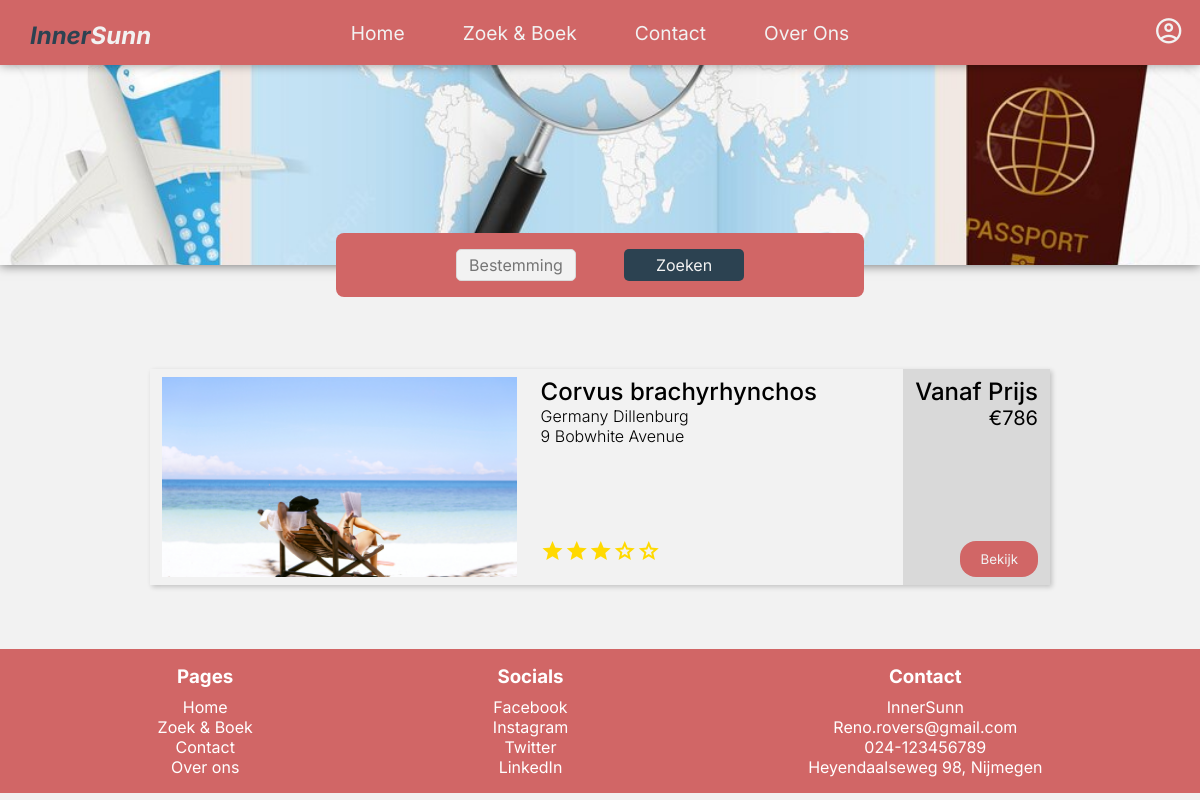
Page /pages/search.php?destination=Germany on the committed database.
### tables this page shows
CREATE TABLE IF NOT EXISTS ACCOMMODATIONS (
	id INT NOT NULL AUTO_INCREMENT,
    name VARCHAR(255) NOT NULL,
    country VARCHAR(255) NOT NULL,
    city VARCHAR(255) NOT NULL,
    address VARCHAR(255) NOT NULL,
    description TEXT NOT NULL,
    price INT(10) NOT NULL,
    PRIMARY KEY(id),
    UNIQUE(name)
);

### includes/functions/database.php (called while the page is built, shortened)
<?php
require_once ROOT_PATH . 'includes/connection.php';
function searchAccommodations($parameters)
{
    global $conn;
    $searchConstraints = "";
    if (!empty($parameters['destination'])) {
        $searchConstraints .= " country LIKE :destination OR city LIKE :destination2 OR name LIKE :destination3 OR address LIKE :destination4";
    }
    $query = "SELECT ACCOMMODATIONS.id, ACCOMMODATIONS.name, ACCOMMODATIONS.country, ACCOMMODATIONS.city, ACCOMMODATIONS.address,
                     ACCOMMODATIONS.price, ROUND(AVG(REVIEWS.rating)) AS rating, IMAGES.URL as image
                    FROM accommodations
                    INNER JOIN REVIEWS
                    ON ACCOMMODATIONS.id = REVIEWS.accommodation_id
                    INNER JOIN IMAGES
                    ON ACCOMMODATIONS.id = IMAGES.accommodation_id
                    WHERE IMAGES.isThumbnail = true";
    if (!empty($searchConstraints)) {
        $query .= " AND (" . $searchConstraints . ")";
        $query .= " GROUP BY ACCOMMODATIONS.name, IMAGES.URL";
    } else {
        $query .= " GROUP BY ACCOMMODATIONS.name, IMAGES.URL";
        $query .= " LIMIT 10";
    }
    $queryExec = $conn->prepare($query);
    if (!empty($parameters['destination'])) {
        $destination = '%' . $parameters['destination'] . '%';
        $queryExec->bindParam(":destination", $destination);
        $queryExec->bindParam(":destination2", $destination);
        $queryExec->bindParam(":destination3", $destination);
        $queryExec->bindParam(":destination4", $destination);
    }
    $queryExec->execute();
    $results = $queryExec->fetchAll();
    return $results;
}

### includes/controllers/search.php (called while the page is built)
<?php
require_once ROOT_PATH . 'includes/functions/database.php';
$accommodations = searchAccommodations($_GET);

### pages/search.php (the view, shortened to what this page needs)
<?php
require_once(ROOT_PATH . "/includes/controllers/search.php");
require_once(ROOT_PATH . "/includes/partials/header.php");
?>
<main>
    <section class="search">
        <img class="banner-img" src="<?php echo BASE_URL; ?>resources/images/travel-destination-liechtenstein-tourism-mockup-with-travel-equipment-world-map_292608-4201.jpg" alt="hand-drawn-travel-background_52683-85109" />
        <div class="search-bar">
            <form action="<?php echo BASE_URL ?>pages/search.php" method="GET">
                <input type="text" placeholder="Bestemming" id="destination" name="destination" />
                <input type="submit" value="Zoeken" id="search" name="submit" />
            </form>
        </div>
    </section>
    <section class="results">
        <?php
        if (!empty($accommodations))
            foreach ($accommodations as $accommodation) :
        ?>
            <div class="result-card">
                <img loading="lazy" src="<?php echo BASE_URL; ?>resources/images/accommodations/<?php echo $accommodation['image'] ?>" alt="Thumbnail" />
                <div class="result-card-info">
                    <div class="card-title">
                        <div>
                            <h3><?php echo $accommodation['name'] ?></h3>
                            <p><?php echo $accommodation['country'] . ' ' . $accommodation['city'] ?></p>
                            <p><?php echo $accommodation['address'] ?></p>
                        </div>
                        <div class="rating">
                            <?php
                            for ($i = 0; $i < $accommodation['rating']; $i++) {
                                echo '<i class="material-symbols-outlined filled">star</i>';
                            };
                            for ($i = 0; $i < 5 - $accommodation['rating']; $i++) {
                                echo '<i class="material-symbols-outlined">star</i>';
                            };
                            ?>
                        </div>
                    </div>
                    <div class="card-description">
                        <div class="price">
                            <h2>Vanaf Prijs</h2>
                            <p>&euro;<?php echo $accommodation['price'] ?></p>
                        </div>
                        <a href="<?php echo BASE_URL; ?>pages/accommodation.php?accommodation=<?php echo $accommodation['id']; ?>">
                            <button>Bekijk</button>
                        </a>
                    </div>
                </div>
            </div>
        <?php endforeach;
        else {
            echo '<h2>Geen resultaten gevonden</h2>';
        } ?>
    </section>
</main>
<?php require_once(ROOT_PATH . "includes/partials/footer.php"); ?>

### css/variables.css (style rules this page uses)
:root { --color-primary: #d16666; --color-primary-dark: #9b4b4b; --color-secondary: #f2f2f2; --color-secondary-dark: #d9d9d9; --color-tertiary: #2c4251; }

### css/index.css (style rules this page uses)
* { box-sizing: border-box; padding: 0; margin: 0; font-family: "Inter", sans-serif; }
body { background-color: var(--color-secondary); }

### css/search_page.css (style rules this page uses)
.results { display: flex; flex-direction: column; align-items: center; gap: 2vh; }
.result-card { display: flex; width: 75%; height: auto; background-color: var(--color-secondary); box-shadow: 2px 2px 5px 0px rgba(0, 0, 0, 0.2); }
.result-card img { margin: 1vh 1vw; object-fit: cover; width: auto; height: 200px; }
.result-card .result-card-info { flex-grow: 1; display: flex; flex-direction: row; justify-content: space-between; }
.result-card .result-card-info .card-title h3 { font-size: 1.5rem; font-weight: 500; }
.result-card .result-card-info .card-title p { font-size: 1rem; font-weight: 300; }
.result-card .result-card-info .card-title { padding: 1vh 1vw; display: flex; flex-direction: column; justify-content: space-between; }
.result-card .result-card-info .card-title .rating { font-size: 4rem; color: rgb(255, 217, 0); }
.result-card .result-card-info .card-title .rating .filled { font-variation-settings: "FILL" 1; }
.result-card .result-card-info .card-title { flex-grow: 1; }
.result-card .result-card-info .card-description { background-color: var(--color-secondary-dark); display: flex; padding: 1vh 1vw; flex-direction: column; justify-content: space-between; }
.result-card .result-card-info .card-description h2 { font-size: 1.5rem; font-weight: 500; }
.result-card .result-card-info .card-description .price p { font-size: 1.25rem; font-weight: 400; text-align: right; }
.result-card .result-card-info .card-description button { margin-top: 1vh; background-color: var(--color-primary); float: right; color: var(--color-secondary); border: none; padding: 10px 20px; border-radius: 1rem; cursor: pointer; }

### css/search_section.css (style rules this page uses)
.search { display: flex; flex-direction: column; justify-content: center; align-items: center; margin-bottom: 5vh; }
.search img { width: 100%; height: 25vh; object-fit: cover; object-position: 0% 70%; box-shadow: 0px 0.5px 10px rgba(0, 0, 0, 0.5); }
.search .search-bar { height: 8vh; width: auto; padding: 3vh 10vw; position: relative; top: -4vh; display: flex; justify-content: center; align-items: center; background-color: var(--color-primary); border-radius: 8px; }
.search-bar form { width: 100%; display: flex; justify-content: center; align-items: center; gap: 4vw; }
.search-bar form input { width: 10vw; height: 4vh; text-align: center; background-color: var(--color-secondary); border-radius: 5px; border: 1px solid var(--color-secondary-dark); font-size: 1rem; }
.search-bar form input[type="submit"] { color: var(--color-secondary); background-color: var(--color-tertiary); border: none; cursor: pointer; }

### rows in the picture
accommodations: name "Corvus brachyrhynchos", country "Germany", city "Dillenburg", address "9 Bobwhite Avenue", price "786"
